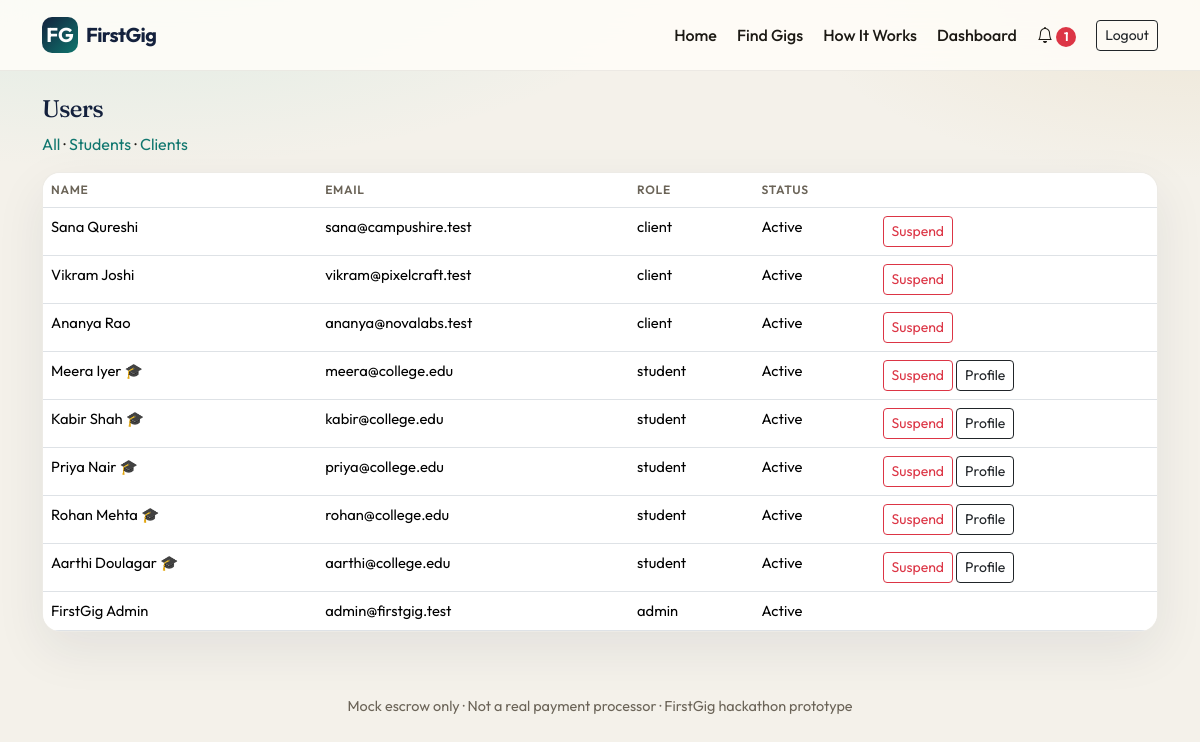
Page /admin/users (signed in) on the committed database.
### FIRSTGIG/models.py (models this page shows, shortened)
class User(UserMixin, db.Model):
    __tablename__ = "users"
    id = db.Column(db.Integer, primary_key=True)
    name = db.Column(db.String(120), nullable=False)
    email = db.Column(db.String(180), unique=True, nullable=False, index=True)
    password_hash = db.Column(db.String(255), nullable=False)
    role = db.Column(db.String(20), nullable=False, index=True)  # student | client | admin
    is_active_account = db.Column(db.Boolean, default=True)
    created_at = db.Column(db.DateTime, default=datetime.utcnow)
    student_profile = db.relationship("StudentProfile", backref="user", uselist=False, cascade="all, delete-orphan")
    client_profile = db.relationship("ClientProfile", backref="user", uselist=False, cascade="all, delete-orphan")
    notifications = db.relationship("Notification", backref="user", lazy="dynamic", cascade="all, delete-orphan")
    def is_student(self):
        return self.role == "student"
    def is_client(self):
        return self.role == "client"
    @property
    def is_active(self):
        return bool(self.is_active_account)

### FIRSTGIG/routes/admin.py (the view)
@admin_bp.route("/users")
@login_required
@role_required("admin")
def users():
    role = request.args.get("role")
    q = User.query
    if role in ("student", "client", "admin"):
        q = q.filter_by(role=role)
    users = q.order_by(User.created_at.desc()).all()
    return render_template("admin/users.html", users=users, role=role)

### FIRSTGIG/services/notify.py (called while the page is built)
def mark_overdue_projects():
    open_statuses = ("IN_PROGRESS", "ASSIGNED", "SUBMITTED")
    projects = Project.query.filter(Project.status.in_(open_statuses)).all()
    changed = 0
    for p in projects:
        if p.deadline and p.deadline < datetime.utcnow().date():
            if p.status != "OVERDUE":
                p.status = "OVERDUE"
                notify(p.student_id, f"Project #{p.id} is overdue.", f"/projects/{p.id}")
                notify(p.client_id, f"Project #{p.id} is overdue.", f"/projects/{p.id}")
                changed += 1
    if changed:
        db.session.commit()
    return changed

### FIRSTGIG/templates/admin/users.html (shortened to what this page needs)
{% extends "base.html" %}
{% block content %}
<h1 class="page-title h4">Users</h1>
<p>
  <a href="{{ url_for('admin.users') }}">All</a> ·
  <a href="{{ url_for('admin.users', role='student') }}">Students</a> ·
  <a href="{{ url_for('admin.users', role='client') }}">Clients</a>
</p>
<div class="table-responsive card-fg">
<table class="table table-fg mb-0">
  <thead><tr><th>Name</th><th>Email</th><th>Role</th><th>Status</th><th></th></tr></thead>
  <tbody>
  {% for u in users %}
    <tr>
      <td>{{ u.name }}{% if u.student_profile and u.student_profile.verified %} 🎓{% endif %}</td>
      <td>{{ u.email }}</td>
      <td>{{ u.role }}</td>
      <td>{% if u.is_active_account %}Active{% else %}Suspended{% endif %}</td>
      <td>
        {% if u.role != 'admin' %}
        <form class="d-inline" method="post" action="{{ url_for('admin.suspend', user_id=u.id) }}"><button class="btn btn-sm btn-outline-danger">{{ 'Reactivate' if not u.is_active_account else 'Suspend' }}</button></form>
        {% endif %}
        {% if u.is_student() %}<a class="btn btn-sm btn-outline-dark" href="{{ url_for('student.public_profile', user_id=u.id) }}">Profile</a>{% endif %}
      </td>
    </tr>
  {% endfor %}
  </tbody>
</table>
</div>
{% endblock %}

### FIRSTGIG/static/css/style.css (style rules this page uses)
:root { --bg: #f4f1ea; --bg-2: #fffdf8; --ink: #1c1914; --muted: #6b6458; --line: rgba(28, 25, 20, 0.08); --teal: #0f766e; --teal-2: #14b8a6; --gold: #c4a35a; --navy: #14213d; --coral: #c45c26; --ok: #15803d; --warn: #b45309; --bad: #b91c1c; --shadow: 0 18px 50px rgba(20, 33, 61, 0.08); --radius: 18px; --font: "Outfit", system-ui, sans-serif; --serif: "Fraunces", Georgia, serif; }
* { box-sizing: border-box; }
html, body { margin: 0; padding: 0; }
body { font-family: var(--font); color: var(--ink); background: radial-gradient(1200px 500px at 10% -10%, rgba(20, 184, 166, 0.12), transparent 50%), radial-gradient(900px 400px at 100% 0%, rgba(196, 163, 90, 0.14), transparent 45%), var(--bg); min-height: 100vh; }
a { color: var(--teal); text-decoration: none; }
.card-fg { background: var(--bg-2); border: 1px solid var(--line); border-radius: var(--radius); box-shadow: var(--shadow); }
.table-fg { font-size: 0.92rem; }
.table-fg th { color: var(--muted); font-weight: 600; font-size: 0.75rem; text-transform: uppercase; letter-spacing: 0.06em; }
.page-title { font-family: var(--serif); letter-spacing: -0.03em; color: var(--navy); }

### rows in the picture
User: name "Sana Qureshi", email "sana@campushire.test", role "client", shows "Active", is_active_account "Suspend"
User: name "Vikram Joshi", email "vikram@pixelcraft.test", role "client", shows "Active", is_active_account "Suspend"
User: name "Ananya Rao", email "ananya@novalabs.test", role "client", shows "Active", is_active_account "Suspend"
User: name "Meera Iyer", email "meera@college.edu", role "student", shows "Active", is_active_account "Suspend"
User: name "Kabir Shah", email "kabir@college.edu", role "student", shows "Active", is_active_account "Suspend"
User: name "Priya Nair", email "priya@college.edu", role "student", shows "Active", is_active_account "Suspend"
User: name "Rohan Mehta", email "rohan@college.edu", role "student", shows "Active", is_active_account "Suspend"
User: name "Aarthi Doulagar", email "aarthi@college.edu", role "student", shows "Active", is_active_account "Suspend"
User: name "FirstGig Admin", email "admin@firstgig.test", role "admin", is_active_account "Active"

### other values in the picture
{{ unread_count }} "1"
